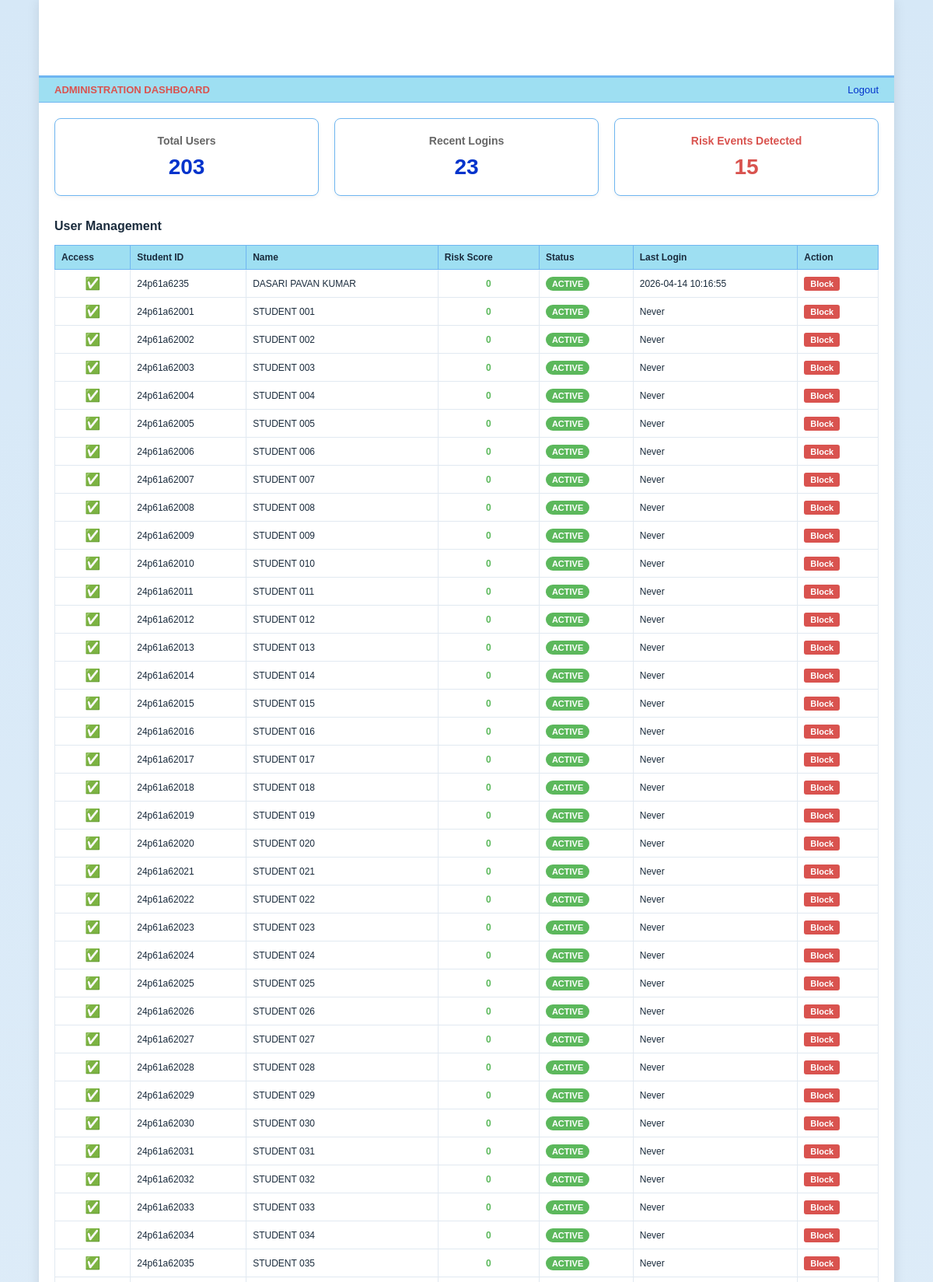
The page /admin (signed in, upper part) on the database its author committed.
### models.py (models this page shows, shortened)
class Student(db.Model):
    __tablename__ = 'students'
    id = db.Column(db.Integer, primary_key=True)
    student_id = db.Column(db.String(20), unique=True, nullable=False)  # Roll number
    name = db.Column(db.String(100), nullable=False)
    email = db.Column(db.String(120), nullable=False)
    phone = db.Column(db.String(15), nullable=True)
    aadhaar = db.Column(db.String(16), nullable=True)
    password_hash = db.Column(db.String(128), nullable=False)
    failed_login_attempts = db.Column(db.Integer, default=0)
    account_locked = db.Column(db.Boolean, default=False)
    last_login_ip = db.Column(db.String(45), nullable=True)
    last_login_time = db.Column(db.DateTime, nullable=True)
    created_at = db.Column(db.DateTime, default=lambda: datetime.now(timezone.utc))
    course = db.Column(db.String(50), default='B.Tech')
    branch = db.Column(db.String(100), default='CYBER SECURITY')
    semester = db.Column(db.String(50), default='2/4 Semester-II')
    admission_no = db.Column(db.String(30), default='20150554/2024')
    dob = db.Column(db.String(15), default='17/11/2006')
    gender = db.Column(db.String(10), default='Male')
    nationality = db.Column(db.String(20), default='Indian')
    religion = db.Column(db.String(20), default='Hindu')
    caste = db.Column(db.String(20), default='SC')
    entrance_type = db.Column(db.String(20), default='EAMCET')
    entrance_rank = db.Column(db.String(20), default='102656')
    seat_type = db.Column(db.String(20), default='Convener')
    joining_date = db.Column(db.String(15), default='01/08/2024')
    father_name = db.Column(db.String(100), default='DASARI RAMULU')
    mother_name = db.Column(db.String(100), default='DASARI RAJYA LAKSHMI')
    father_occupation = db.Column(db.String(50), default='FITTER')
    mother_occupation = db.Column(db.String(50), default='HOUSE WIFE')
    father_mobile = db.Column(db.String(15), default='8106022871')
    mother_mobile = db.Column(db.String(15), default='9032694953')
    annual_income = db.Column(db.String(20), default='180000')

### app.py (the view)
@app.route('/admin')
@admin_required
def admin_dashboard():
    logs = AuditLog.query.order_by(AuditLog.login_time.desc()).limit(100).all()
    risk_events = RiskEvent.query.order_by(RiskEvent.timestamp.desc()).limit(50).all()
    students = Student.query.all()
    student_scores = {}
    for s in students:
        flagged, score = check_risk_threshold(s.student_id)
        student_scores[s.student_id] = score
    return render_template('admin.html', logs=logs, risk_events=risk_events,
                           students=students, student_scores=student_scores)

### app.py (called while the page is built)
def admin_required(f):
    from functools import wraps
    @wraps(f)
    def decorated(*args, **kwargs):
        if not session.get('authenticated') or session.get('role') != 'admin':
            return redirect(url_for('login'))
        return f(*args, **kwargs)
    return decorated

### risk_engine.py (called while the page is built)
def check_risk_threshold(username, window_minutes=10, threshold=30):
    cutoff = datetime.now(timezone.utc) - timedelta(minutes=window_minutes)
    events = RiskEvent.query.filter(
        RiskEvent.username == username,
        RiskEvent.timestamp >= cutoff
    ).all()
    total_risk = sum(e.risk_score for e in events)
    return total_risk > threshold, total_risk

### templates/admin.html (shortened to what this page needs)
<!DOCTYPE html>
<html lang="en">
<head>
    <link rel="stylesheet" href="../static/css/style.css">
</head>
<body>
    <div class="page-container">
        <header class="main-header" style="height: 100px; background: transparent;">
        </header>
        <div class="dashboard-sub-header">
            <div class="user-info" style="color: #d9534f; font-weight: bold;">ADMINISTRATION DASHBOARD</div>
            <div class="actions">
                <a href="{{ url_for('logout') }}" style="margin-left: 15px; color: #0033cc; text-decoration: none;">Logout</a>
            </div>
        </div>
        <div class="admin-wrapper">
            <div class="stat-cards">
                <div class="stat-card">
                    <h3>Total Users</h3>
                    <div class="number">{{ students|length }}</div>
                </div>
                <div class="stat-card">
                    <h3>Recent Logins</h3>
                    <div class="number">{{ logs|selectattr("event_type", "equalto", "LOGIN_SUCCESS")|list|length }}</div>
                </div>
                <div class="stat-card">
                    <h3 style="color:#d9534f;">Risk Events Detected</h3>
                    <div class="number" style="color:#d9534f;">{{ risk_events|length }}</div>
                </div>
            </div>
            <h3 class="section-title">User Management</h3>
            <table class="data-table" style="font-size: 12px;">
                <thead>
                    <tr>
                        <th>Access</th>
                        <th>Student ID</th>
                        <th>Name</th>
                        <th>Risk Score</th>
                        <th>Status</th>
                        <th>Last Login</th>
                        <th>Action</th>
                    </tr>
                </thead>
                <tbody>
                    {% for s in students %}
                    <tr>
                        <td style="text-align: center;">
                            {% if s.account_locked %}
                                <span style="font-size: 16px; color: #d9534f;">❌</span>
                            {% else %}
                                <span style="font-size: 16px; color: #5cb85c;">✅</span>
                            {% endif %}
                        </td>
                        <td>{{ s.student_id }}</td>
                        <td>{{ s.name }}</td>
                        <td style="text-align: center; font-weight: bold; color: {% if student_scores.get(s.student_id, 0) >= 30 %}#d9534f{% elif student_scores.get(s.student_id, 0) >= 15 %}#f0ad4e{% else %}#5cb85c{% endif %};">
                            {{ student_scores.get(s.student_id, 0) }}
                        </td>
                        <td>
                            {% if s.account_locked %}
                                <span class="status-badge status-locked">LOCKED</span>
                            {% else %}
                                <span class="status-badge status-active">ACTIVE</span>
                            {% endif %}
                        </td>
                        <td>{{ s.last_login_time.strftime('%Y-%m-%d %H:%M:%S') if s.last_login_time else 'Never' }}</td>
                        <td>
                            {% if s.account_locked %}
                                <a href="{{ url_for('unlock_student', student_id=s.student_id) }}" class="action-link btn-unlock" onclick="return confirm('Are you sure you want to unlock this account?')">Unlock</a>
                            {% else %}
                                <a href="{{ url_for('block_student', student_id=s.student_id) }}" class="action-link btn-block" onclick="return confirm('Are you sure you want to block this account?')">Block</a>
                            {% endif %}
                        </td>
                    </tr>
                    {% endfor %}
                </tbody>
            </table>
        </div>
    </div>
</body>
</html>

### static/css/style.css (style rules this page uses)
* { box-sizing: border-box; }
body { margin: 0; padding: 0; font-family: Arial, Helvetica, sans-serif; background: linear-gradient(to bottom, #d6e8f7 0%, #f7f9fc 100%); color: #1a2b3c; overflow-x: hidden; display: flex; flex-direction: column; align-items: center; }
.page-container { width: 100%; max-width: 1100px; background: #ffffff; box-shadow: 0 0 15px rgba(0,0,0,0.1); min-height: 100vh; }
.main-header { width: 100%; border-bottom: 3px solid #6fb6f1; }
.dashboard-sub-header { background: #9edff2; padding: 8px 20px; display: flex; justify-content: space-between; font-size: 13px; color: #0033cc; font-weight: 500; border-bottom: 1px solid #6fb6f1; }
.dashboard-sub-header .user-info { font-weight: bold; }
.dashboard-sub-header .actions a { margin-left: 20px; color: #0033cc; text-decoration: none; cursor: pointer; }
.data-table { width: 100%; border-collapse: collapse; margin-top: 15px; font-size: 13px; }
.data-table th { background: #9edff2; color: #1a2b3c; padding: 8px; border: 1px solid #6fb6f1; text-align: left; }
.data-table td { padding: 8px; border: 1px solid #e1e9f1; }

### templates/admin.html (style rules this page uses)
.admin-wrapper { padding: 20px; }
.stat-cards { display: grid; grid-template-columns: repeat(3, 1fr); gap: 20px; margin-bottom: 30px; }
.stat-card { background: #ffffff; border: 1px solid #6fb6f1; padding: 20px; border-radius: 8px; text-align: center; box-shadow: 0 2px 5px rgba(0,0,0,0.05); }
.stat-card h3 { margin: 0 0 10px 0; color: #666; font-size: 14px; }
.stat-card .number { font-size: 28px; color: #0033cc; font-weight: bold; }
.section-title { color: #1a2b3c; font-size: 16px; margin-bottom: 15px; margin-top: 30px; }
.status-badge { padding: 3px 8px; border-radius: 12px; font-size: 11px; font-weight: bold; color: white; }
.status-active { background-color: #5cb85c; }
.action-link { text-decoration: none; padding: 3px 8px; border-radius: 3px; font-size: 11px; color: white; font-weight: bold; }
.btn-block { background-color: #d9534f; }

### rows shown on the page
Student: student_id "24p61a6235", name "DASARI PAVAN KUMAR", get "0", account_locked "ACTIVE", last_login_time "2026-04-14 10:16:55"
Student: student_id "24p61a62001", name "STUDENT 001", get "0", account_locked "ACTIVE", last_login_time "Never"
Student: student_id "24p61a62002", name "STUDENT 002", get "0", account_locked "ACTIVE", last_login_time "Never"
Student: student_id "24p61a62003", name "STUDENT 003", get "0", account_locked "ACTIVE", last_login_time "Never"
Student: student_id "24p61a62004", name "STUDENT 004", get "0", account_locked "ACTIVE", last_login_time "Never"
Student: student_id "24p61a62005", name "STUDENT 005", get "0", account_locked "ACTIVE", last_login_time "Never"
Student: student_id "24p61a62006", name "STUDENT 006", get "0", account_locked "ACTIVE", last_login_time "Never"
Student: student_id "24p61a62007", name "STUDENT 007", get "0", account_locked "ACTIVE", last_login_time "Never"
Student: student_id "24p61a62008", name "STUDENT 008", get "0", account_locked "ACTIVE", last_login_time "Never"
Student: student_id "24p61a62009", name "STUDENT 009", get "0", account_locked "ACTIVE", last_login_time "Never"
Student: student_id "24p61a62010", name "STUDENT 010", get "0", account_locked "ACTIVE", last_login_time "Never"
Student: student_id "24p61a62011", name "STUDENT 011", get "0", account_locked "ACTIVE", last_login_time "Never"
Student: student_id "24p61a62012", name "STUDENT 012", get "0", account_locked "ACTIVE", last_login_time "Never"
Student: student_id "24p61a62013", name "STUDENT 013", get "0", account_locked "ACTIVE", last_login_time "Never"
Student: student_id "24p61a62014", name "STUDENT 014", get "0", account_locked "ACTIVE", last_login_time "Never"
Student: student_id "24p61a62015", name "STUDENT 015", get "0", account_locked "ACTIVE", last_login_time "Never"
Student: student_id "24p61a62016", name "STUDENT 016", get "0", account_locked "ACTIVE", last_login_time "Never"
Student: student_id "24p61a62017", name "STUDENT 017", get "0", account_locked "ACTIVE", last_login_time "Never"
Student: student_id "24p61a62018", name "STUDENT 018", get "0", account_locked "ACTIVE", last_login_time "Never"
Student: student_id "24p61a62019", name "STUDENT 019", get "0", account_locked "ACTIVE", last_login_time "Never"
Student: student_id "24p61a62020", name "STUDENT 020", get "0", account_locked "ACTIVE", last_login_time "Never"
Student: student_id "24p61a62021", name "STUDENT 021", get "0", account_locked "ACTIVE", last_login_time "Never"
Student: student_id "24p61a62022", name "STUDENT 022", get "0", account_locked "ACTIVE", last_login_time "Never"
Student: student_id "24p61a62023", name "STUDENT 023", get "0", account_locked "ACTIVE", last_login_time "Never"
Student: student_id "24p61a62024", name "STUDENT 024", get "0", account_locked "ACTIVE", last_login_time "Never"
Student: student_id "24p61a62025", name "STUDENT 025", get "0", account_locked "ACTIVE", last_login_time "Never"
Student: student_id "24p61a62026", name "STUDENT 026", get "0", account_locked "ACTIVE", last_login_time "Never"
Student: student_id "24p61a62027", name "STUDENT 027", get "0", account_locked "ACTIVE", last_login_time "Never"
Student: student_id "24p61a62028", name "STUDENT 028", get "0", account_locked "ACTIVE", last_login_time "Never"
Student: student_id "24p61a62029", name "STUDENT 029", get "0", account_locked "ACTIVE", last_login_time "Never"
Student: student_id "24p61a62030", name "STUDENT 030", get "0", account_locked "ACTIVE", last_login_time "Never"
Student: student_id "24p61a62031", name "STUDENT 031", get "0", account_locked "ACTIVE", last_login_time "Never"
Student: student_id "24p61a62032", name "STUDENT 032", get "0", account_locked "ACTIVE", last_login_time "Never"
Student: student_id "24p61a62033", name "STUDENT 033", get "0", account_locked "ACTIVE", last_login_time "Never"
Student: student_id "24p61a62034", name "STUDENT 034", get "0", account_locked "ACTIVE", last_login_time "Never"
Student: student_id "24p61a62035", name "STUDENT 035", get "0", account_locked "ACTIVE", last_login_time "Never"

### other values the page prints
{{ students|length }} "203"
{{ logs|selectattr("event_type", "equalto", "LOGIN_SUCCESS")|list|length }} "23"
{{ risk_events|length }} "15"
